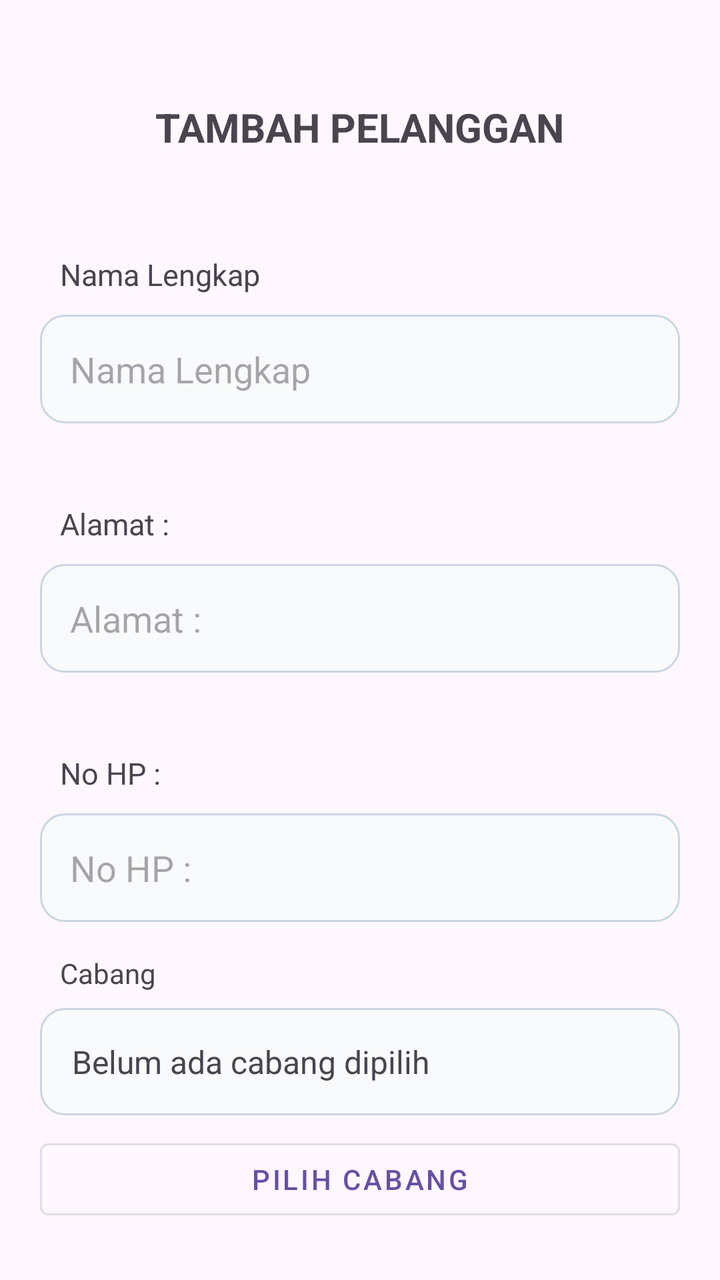
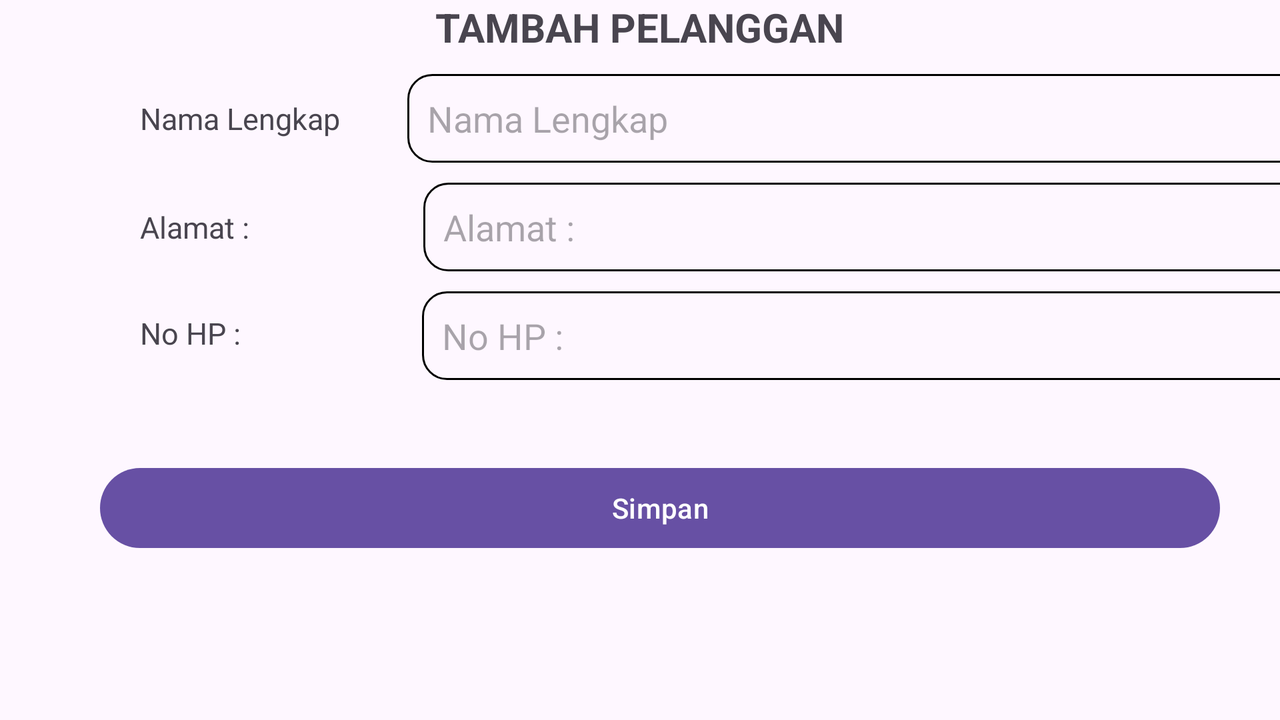

Compare how this app lays out the same screen by default and in its alternative resource folder. The renders come first, then the two layout files and the values they reference.
<!-- AndroidManifest.xml: application theme Theme.Laundry -->
<!-- res/layout/activity_tambah_pelanggan.xml -->
<?xml version="1.0" encoding="utf-8"?>
<androidx.constraintlayout.widget.ConstraintLayout xmlns:android="http://schemas.android.com/apk/res/android"
    xmlns:app="http://schemas.android.com/apk/res-auto"
    xmlns:tools="http://schemas.android.com/tools"
    android:id="@+id/main"
    android:layout_width="match_parent"
    android:layout_height="match_parent"
    tools:context="com.febrianbayu.pelanggan.TambahPelangganActivity">

    <TextView
        android:id="@+id/tvpelangganjudul"
        android:layout_width="wrap_content"
        android:layout_height="wrap_content"
        android:text="@string/text_tambahpelanggan"
        android:textSize="20dp"
        android:textStyle="bold"
        android:layout_marginTop="50dp"
        tools:ignore="MissingConstraints"
        app:layout_constraintTop_toTopOf="parent"
        app:layout_constraintStart_toStartOf="parent"
        app:layout_constraintEnd_toEndOf="parent"/>

    <TextView
        android:id="@+id/tvpelanggannama"
        android:layout_width="wrap_content"
        android:layout_height="wrap_content"
        android:layout_marginStart="30dp"
        android:layout_marginTop="50dp"
        android:text="@string/text_namalengkap"
        android:textSize="15dp"
        app:layout_constraintStart_toStartOf="parent"
        app:layout_constraintTop_toBottomOf="@+id/tvpelangganjudul"
        tools:ignore="MissingConstraints,TextSizeCheck" />

    <EditText
        android:id="@+id/etpelanggannama"
        android:layout_width="match_parent"
        android:layout_height="wrap_content"
        android:layout_marginTop="10dp"
        android:padding="15dp"
        android:background="@drawable/bg_edittext"
        android:hint="@string/text_namalengkap"
        app:layout_constraintEnd_toEndOf="parent"
        android:layout_marginHorizontal="20dp"
        app:layout_constraintStart_toStartOf="parent"
        app:layout_constraintTop_toBottomOf="@+id/tvpelanggannama"
        tools:ignore="MissingConstraints,TouchTargetSizeCheck" />

    <TextView
        android:id="@+id/tvpelangganalamat"
        android:layout_width="wrap_content"
        android:layout_height="wrap_content"
        android:layout_marginStart="30dp"
        android:layout_marginTop="40dp"
        android:text="@string/card_alamat"
        android:textSize="15dp"
        app:layout_constraintStart_toStartOf="parent"
        app:layout_constraintTop_toBottomOf="@+id/etpelanggannama"
        tools:ignore="MissingConstraints,TextSizeCheck" />

    <EditText
        android:id="@+id/etpelangganalamat"
        android:layout_width="match_parent"
        android:layout_height="wrap_content"
        android:layout_marginTop="10dp"
        android:padding="15dp"
        android:background="@drawable/bg_edittext"
        android:layout_marginHorizontal="20dp"
        android:hint="@string/card_alamat"
        app:layout_constraintEnd_toEndOf="parent"
        app:layout_constraintStart_toStartOf="parent"
        app:layout_constraintTop_toBottomOf="@+id/tvpelangganalamat"
        tools:ignore="MissingConstraints,TouchTargetSizeCheck" />

    <TextView
        android:id="@+id/tvpelanggannohp"
        android:layout_width="wrap_content"
        android:layout_height="wrap_content"
        android:layout_marginStart="30dp"
        android:layout_marginTop="40dp"
        android:text="@string/card_nohp"
        android:textSize="15dp"
        app:layout_constraintStart_toStartOf="parent"
        app:layout_constraintTop_toBottomOf="@+id/etpelangganalamat"
        tools:ignore="MissingConstraints,TextSizeCheck" />

    <EditText
        android:id="@+id/etpelanggannohp"
        android:layout_width="match_parent"
        android:layout_height="wrap_content"
        android:layout_marginTop="10dp"
        android:padding="15dp"
        android:background="@drawable/bg_edittext"
        android:hint="@string/card_nohp"
        android:inputType="phone"
        android:maxLength="14"
        android:layout_marginHorizontal="20dp"
        app:layout_constraintEnd_toEndOf="parent"
        app:layout_constraintStart_toStartOf="parent"
        app:layout_constraintTop_toBottomOf="@+id/tvpelanggannohp"
        tools:ignore="MissingConstraints,TouchTargetSizeCheck" />

    <TextView
        android:id="@+id/label_cabang"
        android:layout_width="wrap_content"
        android:layout_height="wrap_content"
        android:text="Cabang"
        android:layout_marginTop="16dp"
        android:layout_marginStart="30dp"
        app:layout_constraintStart_toStartOf="parent"
        app:layout_constraintTop_toBottomOf="@id/etpelanggannohp"/>

    <TextView
        android:id="@+id/tv_cabang_terpilih"
        android:layout_width="0dp"
        android:layout_height="wrap_content"
        android:text="Belum ada cabang dipilih"
        android:textSize="16sp"
        android:padding="16dp"
        android:background="@drawable/bg_edittext"
        android:layout_marginTop="8dp"
        android:layout_marginHorizontal="20dp"
        app:layout_constraintStart_toStartOf="parent"
        app:layout_constraintEnd_toEndOf="parent"
        app:layout_constraintTop_toBottomOf="@id/label_cabang"/>

    <Button
        android:id="@+id/btn_pilih_cabang"
        style="@style/Widget.MaterialComponents.Button.OutlinedButton"
        android:layout_width="0dp"
        android:layout_height="wrap_content"
        android:text="Pilih Cabang"
        android:layout_marginTop="8dp"
        app:layout_constraintStart_toStartOf="parent"
        android:layout_marginHorizontal="20dp"
        app:layout_constraintEnd_toEndOf="parent"
        app:layout_constraintTop_toBottomOf="@id/tv_cabang_terpilih"/>

    <Button
        android:id="@+id/btpelanggansimpan"
        android:layout_width="match_parent"
        android:layout_height="wrap_content"
        android:text="@string/button_simpan"
        android:layout_marginTop="40dp"
        android:layout_marginStart="30dp"
        android:layout_marginEnd="30dp"
        app:layout_constraintStart_toStartOf="parent"
        app:layout_constraintEnd_toEndOf="parent"
        app:layout_constraintTop_toBottomOf="@id/btn_pilih_cabang"
        tools:ignore="MissingConstraints" />

</androidx.constraintlayout.widget.ConstraintLayout>
<!-- resources referenced by this layout -->
<resources>
  <!-- drawable bg_edittext (drawable) -->
  <shape xmlns:android="http://schemas.android.com/apk/res/android">
      <solid android:color="#F8FAFC"/>
      <stroke android:width="1dp" android:color="#CBD5E1"/>
      <corners android:radius="12dp"/>
  </shape>
  <string name="button_simpan">Simpan</string>
  <string name="card_alamat">Alamat :</string>
  <string name="card_nohp">No HP :</string>
  <string name="text_namalengkap">"Nama Lengkap "</string>
  <string name="text_tambahpelanggan">TAMBAH PELANGGAN</string>
  <style name="Theme.Laundry" parent="Base.Theme.Laundry" />
  <style name="Base.Theme.Laundry" parent="Theme.Material3.DayNight.NoActionBar">
          
          
      </style>
</resources>
<!-- res/layout-land/activity_tambah_pelanggan.xml (the repository's variant of the layout above) -->
<!-- drawn on the phone turned sideways -->
<?xml version="1.0" encoding="utf-8"?>
<androidx.constraintlayout.widget.ConstraintLayout xmlns:android="http://schemas.android.com/apk/res/android"
    xmlns:app="http://schemas.android.com/apk/res-auto"
    xmlns:tools="http://schemas.android.com/tools"
    android:id="@+id/main"
    android:layout_width="match_parent"
    android:layout_height="match_parent"
    tools:context="com.febrianbayu.pelanggan.TambahPelangganActivity">

    <TextView
        android:id="@+id/tvjudul"
        android:layout_width="wrap_content"
        android:layout_height="wrap_content"
        android:text="@string/text_tambahpelanggan"
        android:textSize="20dp"
        android:textStyle="bold"
        tools:ignore="MissingConstraints"
        app:layout_constraintTop_toTopOf="parent"
        app:layout_constraintStart_toStartOf="parent"
        app:layout_constraintEnd_toEndOf="parent"/>

    <TextView
        android:id="@+id/tvnama"
        android:layout_width="wrap_content"
        android:layout_height="wrap_content"
        android:layout_marginStart="70dp"
        android:layout_marginTop="22dp"
        android:text="@string/text_namalengkap"
        android:textSize="15dp"
        app:layout_constraintStart_toStartOf="parent"
        app:layout_constraintTop_toBottomOf="@+id/tvjudul"
        tools:ignore="MissingConstraints,TextSizeCheck" />

    <EditText
        android:id="@+id/etnama"
        android:layout_width="600dp"
        android:layout_height="wrap_content"
        android:layout_marginTop="10dp"
        android:layout_marginStart="30dp"
        android:background="@drawable/rounded_edittext"
        android:hint="@string/text_namalengkap"
        app:layout_constraintStart_toEndOf="@+id/tvnama"
        app:layout_constraintTop_toBottomOf="@+id/tvjudul"
        tools:ignore="MissingConstraints,TouchTargetSizeCheck" />

    <TextView
        android:id="@+id/tvalamat"
        android:layout_width="wrap_content"
        android:layout_height="wrap_content"
        android:layout_marginStart="70dp"
        android:layout_marginTop="34dp"
        android:text="@string/card_alamat"
        android:textSize="15dp"
        app:layout_constraintStart_toStartOf="parent"
        app:layout_constraintTop_toBottomOf="@+id/tvnama"
        tools:ignore="MissingConstraints,TextSizeCheck" />

    <EditText
        android:id="@+id/etalamat"
        android:layout_width="600dp"
        android:layout_height="wrap_content"
        android:layout_marginTop="10dp"
        android:layout_marginStart="87dp"
        android:background="@drawable/rounded_edittext"
        android:hint="@string/card_alamat"
        app:layout_constraintStart_toEndOf="@+id/tvalamat"
        app:layout_constraintTop_toBottomOf="@+id/etnama"
        tools:ignore="MissingConstraints,TouchTargetSizeCheck" />

    <TextView
        android:id="@+id/tvnohp"
        android:layout_width="wrap_content"
        android:layout_height="wrap_content"
        android:layout_marginStart="70dp"
        android:layout_marginTop="32.5dp"
        android:text="@string/card_nohp"
        android:textSize="15dp"
        app:layout_constraintStart_toStartOf="parent"
        app:layout_constraintTop_toBottomOf="@+id/tvalamat"
        tools:ignore="MissingConstraints,TextSizeCheck" />

    <EditText
        android:id="@+id/etnohp"
        android:layout_width="600dp"
        android:layout_height="wrap_content"
        android:layout_marginTop="10dp"
        android:layout_marginStart="90.5dp"
        android:background="@drawable/rounded_edittext"
        android:hint="@string/card_nohp"
        app:layout_constraintStart_toEndOf="@id/tvnohp"
        app:layout_constraintTop_toBottomOf="@+id/etalamat"
        tools:ignore="MissingConstraints,TouchTargetSizeCheck" />

    <Button
        android:id="@+id/btsimpan"
        android:layout_width="match_parent"
        android:layout_height="wrap_content"
        android:text="@string/button_simpan"
        android:layout_marginTop="40dp"
        android:layout_marginStart="50dp"
        android:layout_marginEnd="30dp"
        app:layout_constraintStart_toStartOf="parent"
        app:layout_constraintEnd_toEndOf="parent"
        app:layout_constraintTop_toBottomOf="@id/etnohp"
        tools:ignore="MissingConstraints" />

</androidx.constraintlayout.widget.ConstraintLayout>
<!-- resources referenced by the variant -->
<!-- as the phone turned sideways resolves them -->
<resources>
  <!-- drawable rounded_edittext (drawable) -->
  <?xml version="1.0" encoding="utf-8"?>
  <shape xmlns:android="http://schemas.android.com/apk/res/android">
      <stroke
          android:width="1dp"
          android:color="#000000" /> 
      <corners android:radius="12dp" /> 
      <padding
          android:left="10dp"
          android:top="10dp"
          android:right="10dp"
          android:bottom="10dp" />
  </shape>
  <string name="button_simpan">Simpan</string>
  <string name="card_alamat">Alamat :</string>
  <string name="card_nohp">No HP :</string>
  <string name="text_namalengkap">"Nama Lengkap "</string>
  <string name="text_tambahpelanggan">TAMBAH PELANGGAN</string>
  <style name="Theme.Laundry" parent="Base.Theme.Laundry" />
  <style name="Base.Theme.Laundry" parent="Theme.Material3.DayNight.NoActionBar">
          
          
      </style>
</resources>
